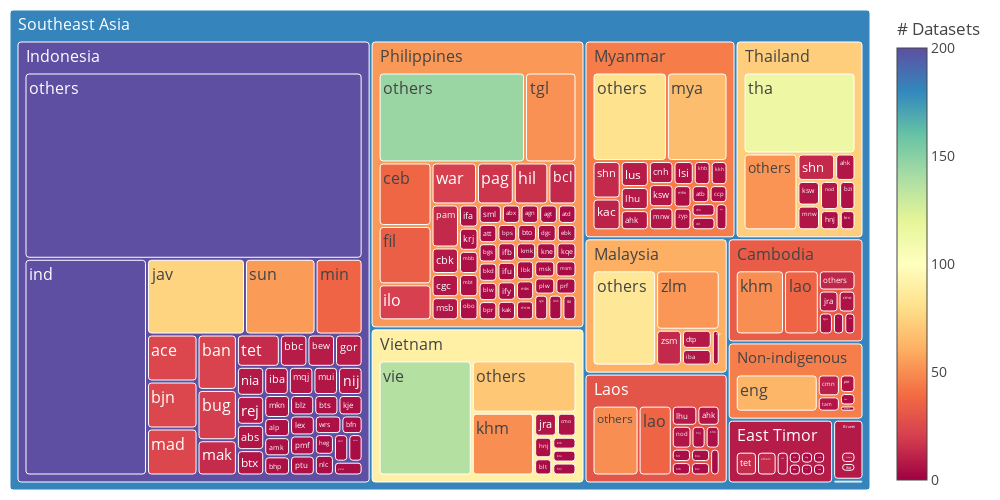

Here is the notebook cell this chart was saved with:
### Code cell
fig = px.treemap(pdf, path=[px.Constant("Southeast Asia"), 'Region', 'ISO code'], values='# Datasets',
                  color='# Datasets', range_color=[0, 200],
                  color_continuous_scale='Spectral', color_continuous_midpoint=100)
fig.update_traces(root_color="#ffffff", textfont=dict(size=16), marker=dict(cornerradius=3))
fig.update_layout(
    template='none',
    width=1000,
    height=500,
    margin=dict(l=10, r=10, t=10, b=10),
    font_size = 14,
    # uniformtext=dict(minsize=8, mode='show'),
    showlegend = True,
)
fig.show()

### Figure 1 — Plotly figure (JSON) as saved in the notebook; plotly's stock layout.template omitted (floating-point values rounded to 4 significant figures; data arrays with more than 128 entries replaced by an {"elided": "..."} marker saying what was removed)
{"data": [{"branchvalues": "total", "customdata": {"elided": "186x1 float values"}, "domain": {"x": [0, 1], "y": [0, 1]}, "hovertemplate": "labels=%{label}<br># Datasets_sum=%{value}<br>parent=%{parent}<br>id=%{id}<br># Datasets=%{color}<extra></extra>", "ids": {"elided": "186 str values"}, "labels": {"elided": "186 str values"}, "marker": {"coloraxis": "coloraxis", "colors": {"elided": "186 float values"}, "cornerradius": 3}, "name": "", "parents": {"elided": "186 str values"}, "root": {"color": "#ffffff"}, "textfont": {"size": 16}, "type": "treemap", "values": {"elided": "186 int values"}}], "layout": {"coloraxis": {"cmax": 200, "cmid": 100, "cmin": 0, "colorbar": {"title": {"text": "# Datasets"}}, "colorscale": [[0, "rgb(158,1,66)"], [0.1, "rgb(213,62,79)"], [0.2, "rgb(244,109,67)"], [0.3, "rgb(253,174,97)"], [0.4, "rgb(254,224,139)"], [0.5, "rgb(255,255,191)"], [0.6, "rgb(230,245,152)"], [0.7, "rgb(171,221,164)"], [0.8, "rgb(102,194,165)"], [0.9, "rgb(50,136,189)"], [1, "rgb(94,79,162)"]]}, "font": {"size": 14}, "height": 500, "legend": {"tracegroupgap": 0}, "margin": {"b": 10, "l": 10, "r": 10, "t": 10}, "showlegend": true, "width": 1000}}
